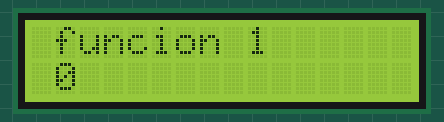
The sketch below on a simulated Arduino Uno, built with avr-gcc and run on an emulated ATmega328P. Shown: 16×2 character LCD.

Above: at 2.1 s.
At 7.2 s:
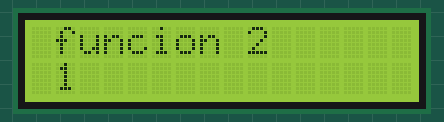

The sketch:

lcd.ino
```cpp
//controla pantalla lcd destilador


#include <Wire.h>
#include <LiquidCrystal_I2C.h>           //library LiquidCrystal_I2C-1.1.2.zip

//Crear el objeto lcd  dirección  0x3F y 16 columnas x 2 filas
LiquidCrystal_I2C lcd(0x27,16,2);  //

int i=1;

void setup(){
delay(1000);
Serial.begin(115200);
  // Inicializar el LCD
  lcd.init();
  //Encender la luz de fondo.
  lcd.backlight();
    lcd.clear();
    delay(1000);
  lcd.setCursor(6, 0);
  lcd.print("CUEM");
  lcd.setCursor(1, 1);
  lcd.print("DESTILADOR 1.0");
}

void loop(){
if(i==1){
fnuno();
}else{
fndos();
}
}

void fnuno(){
  lcd.clear();
  lcd.setCursor(1,0);
  lcd.print("funcion 1");
  lcd.setCursor(1,1);
  i=0;
  lcd.print(i);
  delay(5000);
}

void fndos(){
  lcd.clear();
  lcd.setCursor(1,0);
  lcd.print("funcion 2");
  lcd.setCursor(1,1);
  i=1;
  lcd.print(i);
  delay(5000);
}
```

Measured:
- what the display in image 0 shows lasts 5.0 s, from 2.1 s to 7.1 s
